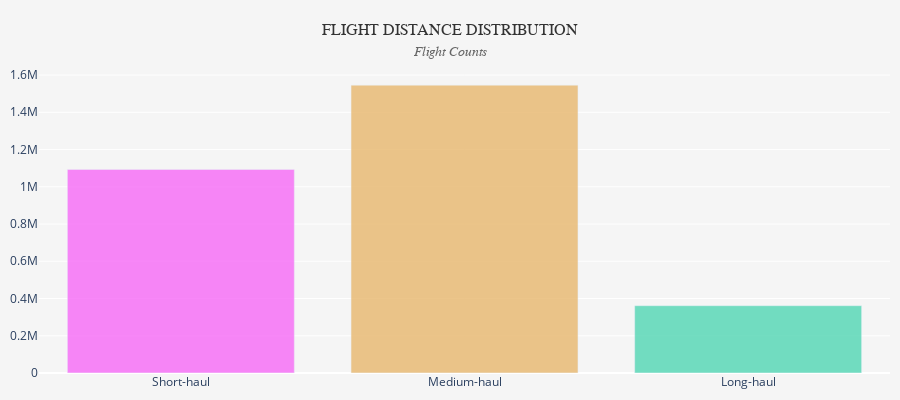

The notebook cell saved with this chart:
### Markdown cell above
### Chart: Flight Distance Distribution

### Code cell
df_distance_departures = (
    df_flights
    .group_by("DISTANCE_CAT")
    .agg(pl.len().alias("n_flights")).sort("DISTANCE_CAT")
)

distance_colors = {
    "Short-haul": "#f76af7",
    "Medium-haul": "#e8b76d",
    "Long-haul": "#51d6b3"
}

fig_4 = px.bar(df_distance_departures,
            x='DISTANCE_CAT', y='n_flights',
            color='DISTANCE_CAT', color_discrete_map = distance_colors,
            height=400)

fig_4.update_layout(showlegend = False,
                  xaxis_title = None, yaxis_title = None,
                  title=dict(
                    text=(
                        "FLIGHT DISTANCE DISTRIBUTION"
                        "<br><span style='font-size:14px;color:#666;font-style:italic'>Flight Counts</span>"
                    ),
                    x=0.5,
                    xanchor="center"
                  ),
                  margin = dict(l=10, r=10, t=70, b=10),
                  paper_bgcolor="#f5f5f5",   # nền toàn figure (kể cả title)
                  plot_bgcolor="#f5f5f5",    # nền vùng bar chart
                  title_font=dict(size=16, color="#333", family="Comic Sans MS")
)
fig_4.update_traces(opacity = 0.8)
fig_4.update_xaxes(
    categoryorder="array",
    categoryarray=["Short-haul", "Medium-haul", "Long-haul"]
)
fig_4.show()

### Figure 1 — Plotly figure (JSON) as saved in the notebook; plotly's stock layout.template omitted (floating-point values rounded to 4 significant figures)
{"data": [{"hovertemplate": "DISTANCE_CAT=%{x}<br>n_flights=%{y}<extra></extra>", "legendgroup": "Long-haul", "marker": {"color": "#51d6b3", "pattern": {"shape": ""}}, "name": "Long-haul", "opacity": 0.8, "orientation": "v", "showlegend": true, "textposition": "auto", "type": "bar", "x": ["Long-haul"], "xaxis": "x", "y": [361351], "yaxis": "y"}, {"hovertemplate": "DISTANCE_CAT=%{x}<br>n_flights=%{y}<extra></extra>", "legendgroup": "Medium-haul", "marker": {"color": "#e8b76d", "pattern": {"shape": ""}}, "name": "Medium-haul", "opacity": 0.8, "orientation": "v", "showlegend": true, "textposition": "auto", "type": "bar", "x": ["Medium-haul"], "xaxis": "x", "y": [1545737], "yaxis": "y"}, {"hovertemplate": "DISTANCE_CAT=%{x}<br>n_flights=%{y}<extra></extra>", "legendgroup": "Short-haul", "marker": {"color": "#f76af7", "pattern": {"shape": ""}}, "name": "Short-haul", "opacity": 0.8, "orientation": "v", "showlegend": true, "textposition": "auto", "type": "bar", "x": ["Short-haul"], "xaxis": "x", "y": [1092912], "yaxis": "y"}], "layout": {"barmode": "relative", "height": 400, "legend": {"title": {"text": "DISTANCE_CAT"}, "tracegroupgap": 0}, "margin": {"b": 10, "l": 10, "r": 10, "t": 70}, "paper_bgcolor": "#f5f5f5", "plot_bgcolor": "#f5f5f5", "showlegend": false, "title": {"font": {"color": "#333", "family": "Comic Sans MS", "size": 16}, "text": "FLIGHT DISTANCE DISTRIBUTION<br><span style='font-size:14px;color:#666;font-style:italic'>Flight Counts</span>", "x": 0.5, "xanchor": "center"}, "xaxis": {"anchor": "y", "categoryarray": ["Short-haul", "Medium-haul", "Long-haul"], "categoryorder": "array", "domain": [0, 1], "title": {}}, "yaxis": {"anchor": "x", "domain": [0, 1], "title": {}}}}
